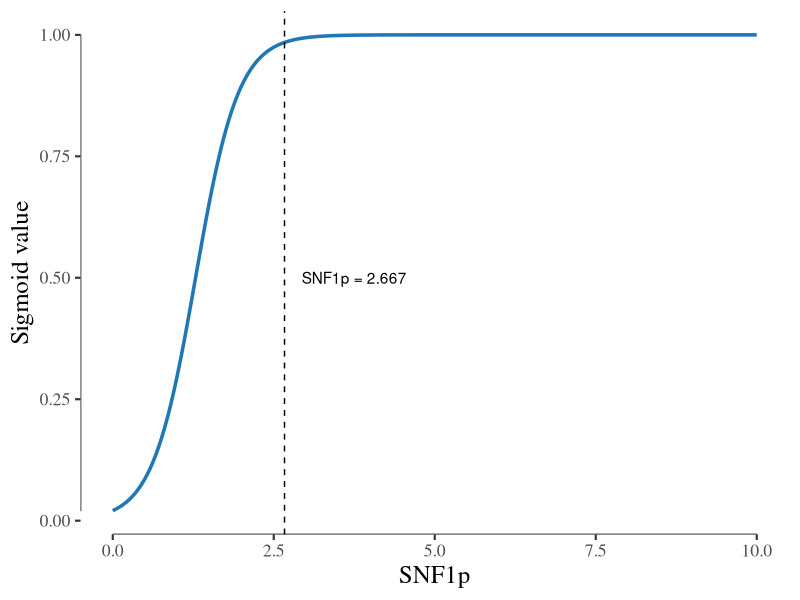

This figure's R source:
library(tidyverse)
library(ggthemes)
library(stringr)
RNGkind("L'Ecuyer-CMRG")

# This file creates a plot of the sigmoid function used for modelling the sigmoid switch.  
# Ouputs:
#   A sigmoid function graph to describe how the switch in the complex model is callibrated. 

# General plotting parameters 
BASE_HEIGHT <- 5
BASE_WIDTH <- 7.0
my_theme <- theme_tufte(base_size = 16) + theme(plot.title = element_text(hjust = 0.5, size = 14, face="bold"), 
                                                plot.subtitle = element_text(hjust = 0.5)) +
  theme(axis.title=element_text(size=18))
my_colors <- c("#1f78b4", "#33a02c", "#08519c", "#006d2c", "#ff7f00", "#a6cee3")


# Plot the sigmoid function 
data <- tibble(x = seq(from = 0, to = 10, length.out = 500)) %>%
  mutate(y = 1 / (1 + exp(-3*(x - 4.5 /3.5))))
p <- ggplot(data, aes(x, y)) + 
  geom_line(size = 1.2, color = my_colors[1]) + 
  geom_vline(xintercept = 2.667, linetype = 2) +
  geom_rangeframe() + 
  labs(x = "SNF1p", y = "Sigmoid value") + 
  annotate("text", label = "SNF1p = 2.667", x = 3.75, y = 0.5) + 
  my_theme

dir_save <- "../../Result/Paper_figures/Parts/"
if(!dir.exists(dir_save)) dir.create(dir_save, recursive = T)
path_save <- str_c(dir_save, "Sigmoid_func.pdf")
ggsave(path_save, plot = p, width = BASE_WIDTH, height = BASE_HEIGHT)
